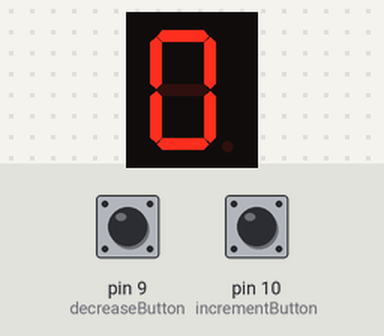
A sketch run on a simulated Arduino Uno, built with avr-gcc and run on an emulated ATmega328P. On the bench: 1-digit seven-segment display. Wiring (inferred from the names in the program): 1-digit 7-segment display, segments lit when HIGH: segments pin 2, pin 3, pin 4, pin 5, pin 6, pin 7, pin 8. The test bench sets the inputs (shaded band); at power-on: pin 9 (decreaseButton) LOW, pin 10 (incrementButton) LOW. The segment pins are drawn as the display they are named for.

Above: at 1.2 s.
1.3 s: pin 9 (decreaseButton) pulled HIGH for 1 s
At 3.5 s:
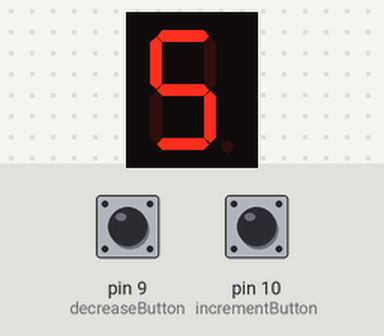
3.8 s: pin 10 (incrementButton) pulled HIGH for 3.2 s
At 8.3 s:
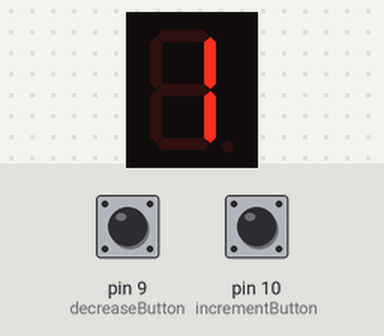
Timing chart, 0 to 9.8 s (numbered marks = the images above; inputs shaded):
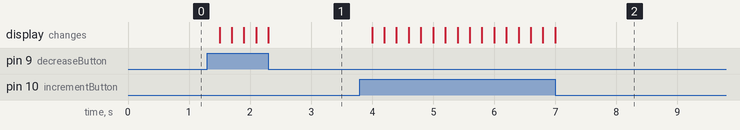

Measured:
- after the input at 1.3 s, the display: first changes after 0.20 s (image 1 shows a later state)
- after the input at 3.8 s, the display: first changes after 0.20 s (image 2 shows a later state)

The sketch:

7-segment-display-increment-decrease.ino
```cpp
/*
  7 SEGMENT PINS

         A:2
       _______
      |       |
  F:7 |       | B:3
      |_______|
      |  G:8  |
  E:6 |       | C:4
      |_______|

         D:5
*/

int a=2;
int b=3;
int c=4;
int d=5;
int e=6;
int f=7;
int g=8;

int incrementButton = 10, decreaseButton = 9;
int counter = 0;


void setup() {
  /*
  pinMode(a,OUTPUT);
  pinMode(b,OUTPUT);
  pinMode(c,OUTPUT);
  pinMode(d,OUTPUT);
  pinMode(e,OUTPUT);
  pinMode(f,OUTPUT);
  pinMode(g,OUTPUT);
  */
  for(int i=2; i<9; i++)
  {
    pinMode(i,OUTPUT);
  }

  pinMode(incrementButton, INPUT);
  pinMode(decreaseButton, INPUT);

}

void loop() {
  /*
  // Ortak katot 7 segment display butun ledleri yakmak icin
  digitalWrite(a, HIGH);
  digitalWrite(b, HIGH);
  digitalWrite(c, HIGH);
  digitalWrite(d, HIGH);
  digitalWrite(e, HIGH);
  digitalWrite(f, HIGH);
  digitalWrite(g, HIGH);
  */

  if(digitalRead(incrementButton) == 1)
  {
    counter++;
    delay(200);
  }

  if(digitalRead(decreaseButton) == 1)
  {
    counter--;
    delay(200);
  }

  if(counter > 9)
  {
    counter = 0;
  }

  if(counter < 0)
  {
    counter = 9;
  }


  switch(counter)
  {
    case 0:
    digitalWrite(a,HIGH);
    digitalWrite(b,HIGH);
    digitalWrite(c,HIGH);
    digitalWrite(d,HIGH);
    digitalWrite(e,HIGH);
    digitalWrite(f,HIGH);
    digitalWrite(g,LOW);
    break;

    case 1:
    digitalWrite(a,LOW);
    digitalWrite(b,HIGH);
    digitalWrite(c,HIGH);
    digitalWrite(d,LOW);
    digitalWrite(e,LOW);
    digitalWrite(f,LOW);
    digitalWrite(g,LOW);
    break;

    case 2:
    digitalWrite(a,HIGH);
    digitalWrite(b,HIGH);
    digitalWrite(c,LOW);
    digitalWrite(d,HIGH);
    digitalWrite(e,HIGH);
    digitalWrite(f,LOW);
    digitalWrite(g,HIGH);
    break;

    case 3:
    digitalWrite(a,HIGH);
    digitalWrite(b,HIGH);
    digitalWrite(c,HIGH);
    digitalWrite(d,HIGH);
    digitalWrite(e,LOW);
    digitalWrite(f,LOW);
    digitalWrite(g,HIGH);
    break;

    case 4:
    digitalWrite(a,LOW);
    digitalWrite(b,HIGH);
    digitalWrite(c,HIGH);
    digitalWrite(d,LOW);
    digitalWrite(e,LOW);
    digitalWrite(f,HIGH);
    digitalWrite(g,HIGH);
    break;

    case 5:
    digitalWrite(a,HIGH);
    digitalWrite(b,LOW);
    digitalWrite(c,HIGH);
    digitalWrite(d,HIGH);
    digitalWrite(e,LOW);
    digitalWrite(f,HIGH);
    digitalWrite(g,HIGH);
    break;

    case 6:
    digitalWrite(a,HIGH);
    digitalWrite(b,LOW);
    digitalWrite(c,HIGH);
    digitalWrite(d,HIGH);
    digitalWrite(e,HIGH);
    digitalWrite(f,HIGH);
    digitalWrite(g,HIGH);
    break;

    case 7:
    digitalWrite(a,HIGH);
    digitalWrite(b,HIGH);
    digitalWrite(c,HIGH);
    digitalWrite(d,LOW);
    digitalWrite(e,LOW);
    digitalWrite(f,LOW);
    digitalWrite(g,LOW);
    break;

    case 8:
    digitalWrite(a,HIGH);
    digitalWrite(b,HIGH);
    digitalWrite(c,HIGH);
    digitalWrite(d,HIGH);
    digitalWrite(e,HIGH);
    digitalWrite(f,HIGH);
    digitalWrite(g,HIGH);
    break;

    case 9:
    digitalWrite(a,HIGH);
    digitalWrite(b,HIGH);
    digitalWrite(c,HIGH);
    digitalWrite(d,HIGH);
    digitalWrite(e,LOW);
    digitalWrite(f,HIGH);
    digitalWrite(g,HIGH);
    break;
  }
}
```
